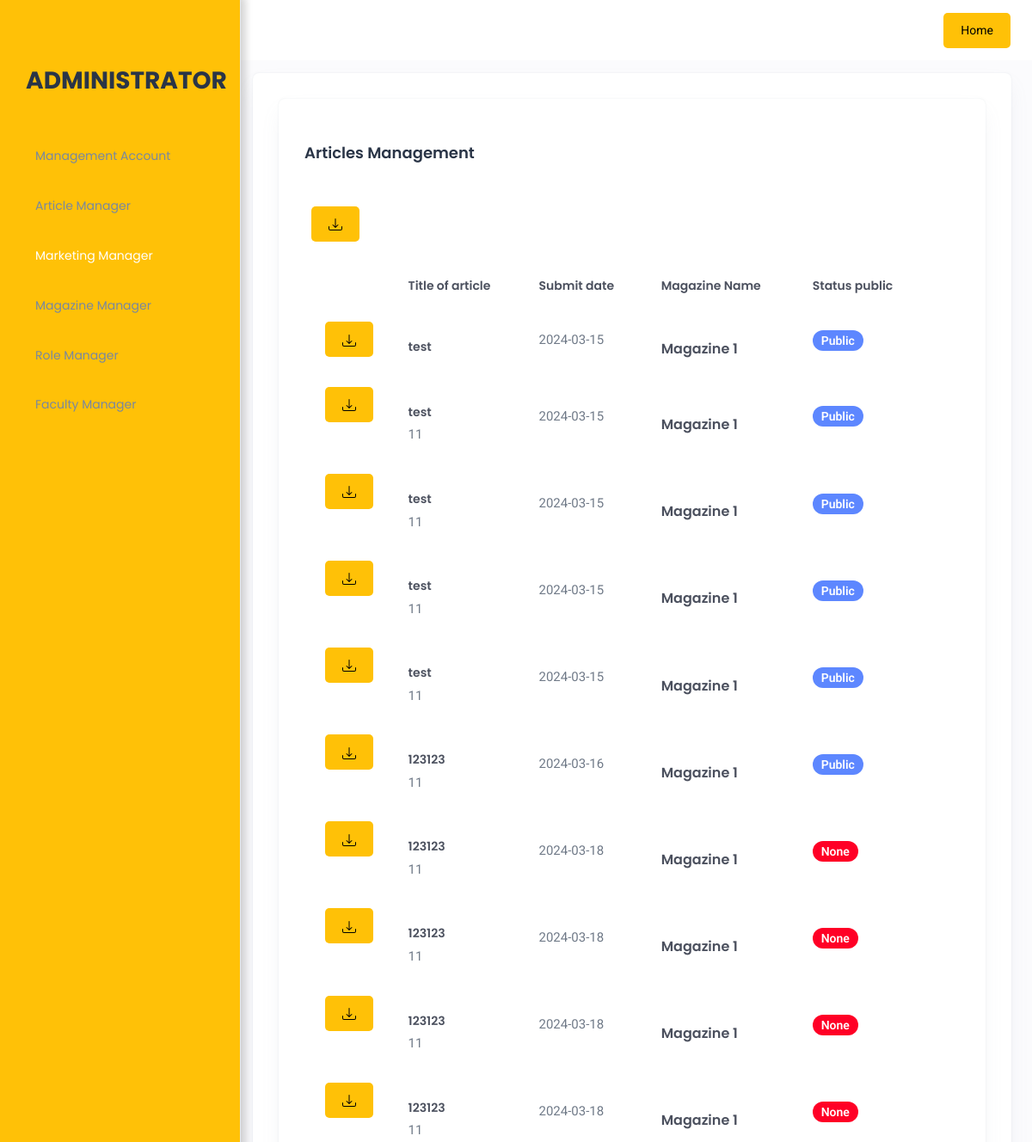
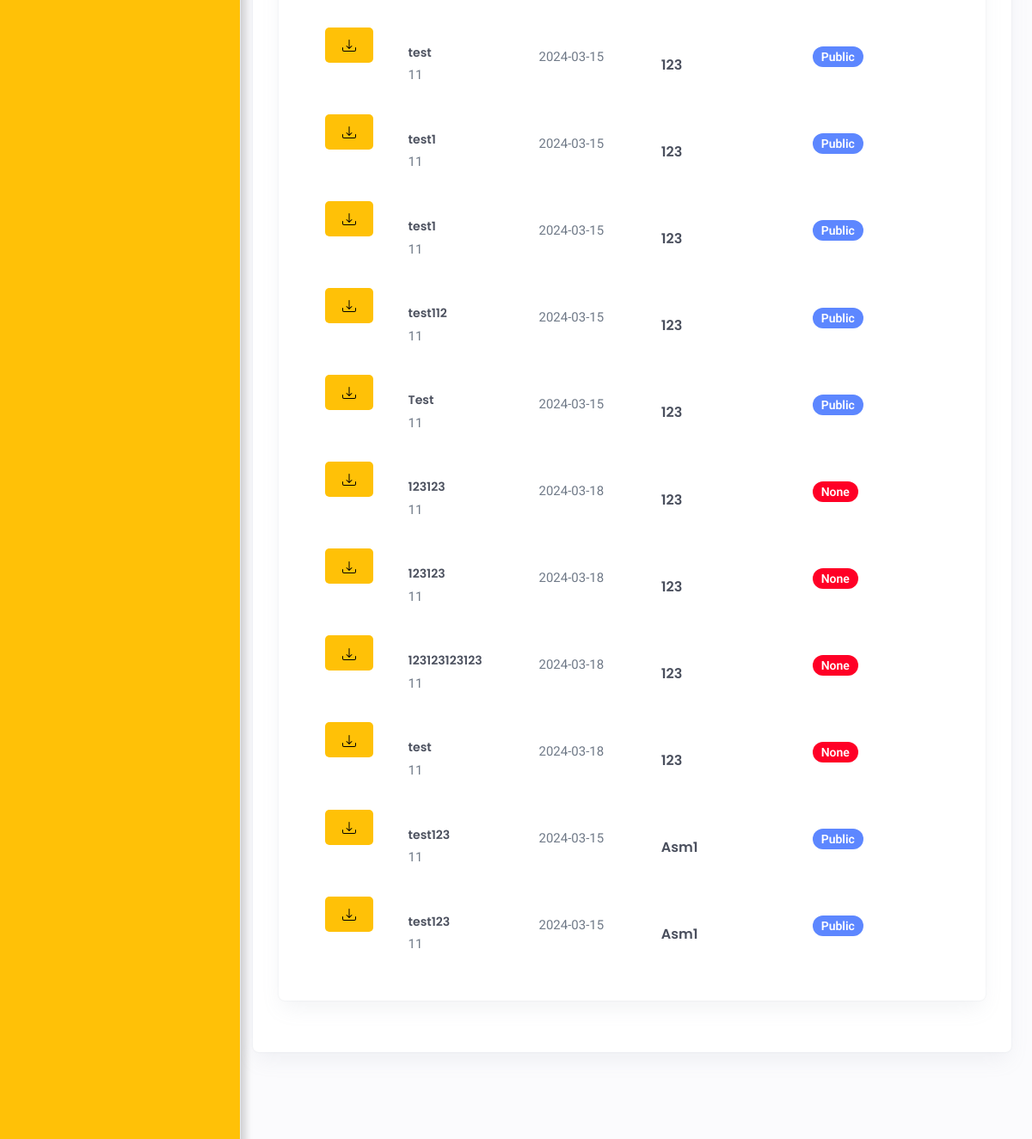
The page /Adminitrator/UI/html/marketingManager.php (signed in, upper part) on the database as committed earlier (2 pictures, top to bottom).
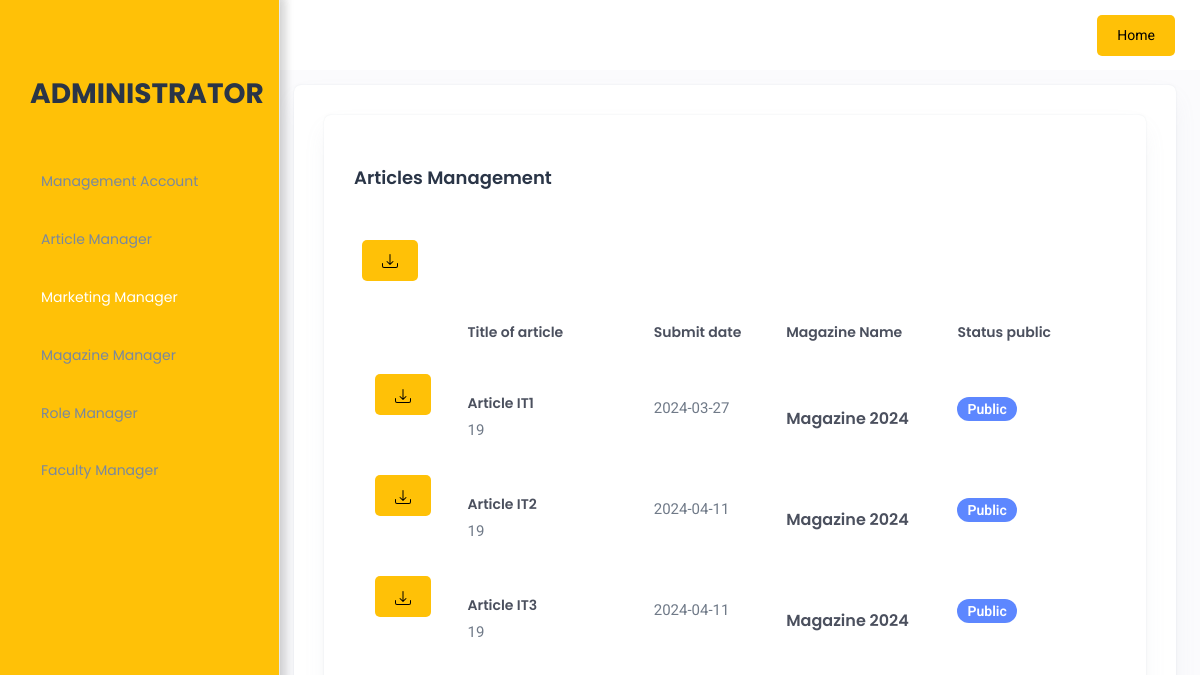
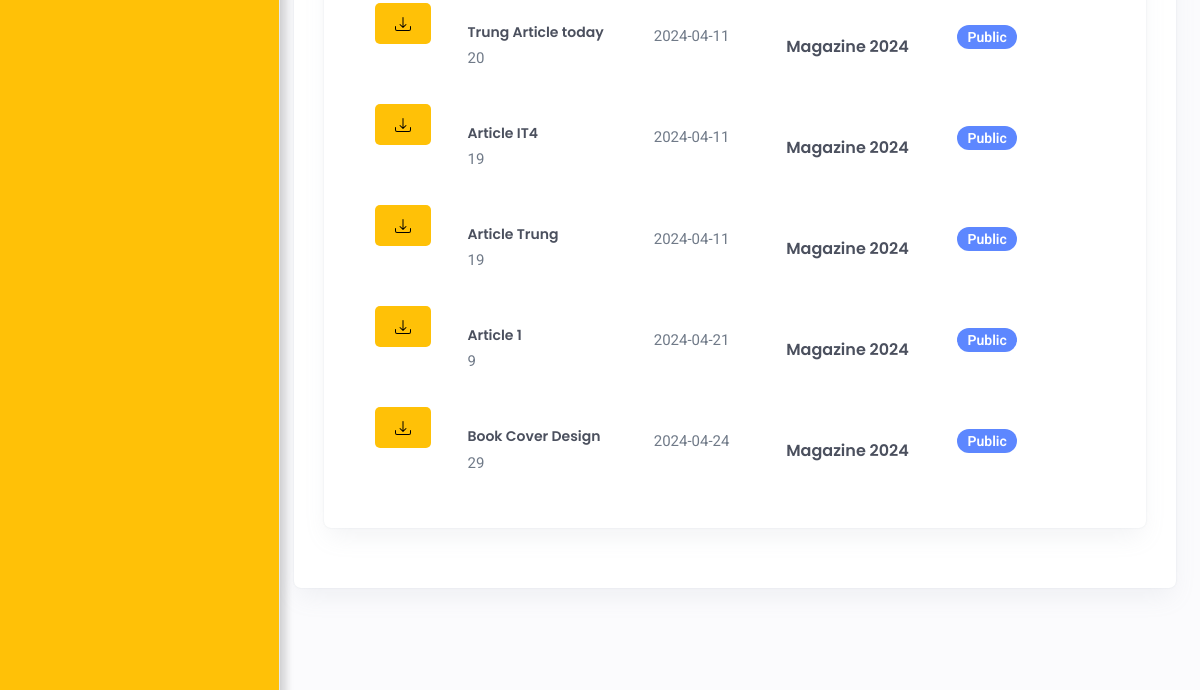
The same page on the database as committed later (2 pictures, top to bottom).
### tables this page shows
CREATE TABLE `articles` (
  `articleId` int(11) NOT NULL,
  `title` varchar(255) DEFAULT NULL,
  `content` text DEFAULT NULL,
  `submitDate` date DEFAULT current_timestamp(),
  `status` int(11) DEFAULT 0,
  `authorId` int(11) DEFAULT NULL,
  `magazineId` int(11) DEFAULT NULL,
  `image` varchar(255) DEFAULT NULL,
  `showStatus` int(11) DEFAULT 0,
  `publicDate` date DEFAULT NULL
);

CREATE TABLE `magazine` (
  `magazineId` int(11) NOT NULL,
  `magazineName` varchar(255) DEFAULT NULL,
  `magazineDescription` text DEFAULT NULL,
  `closureDate` date DEFAULT NULL,
  `magazineYear` year(4) DEFAULT NULL,
  `finalClosureDate` date DEFAULT NULL
);

### permissions.php (called while the page is built, shortened)
<?php
function getUserRole($conn)
{
    include_once ("connect.php");
    if (isset ($_SESSION['userid'])) {
        $userId = $_SESSION['userid'];
        $sql = "SELECT roleId FROM users WHERE userId = $userId";
        $result = $conn->query($sql);
        if ($result->num_rows > 0) {
            $row = $result->fetch_assoc();
            $roleId = $row['roleId'];
            $sql = "SELECT roleName FROM roles WHERE roleId = $roleId";
            $result = $conn->query($sql);
            if ($result->num_rows > 0) {
                $row = $result->fetch_assoc();
                return $row['roleName'];
            } else {
                return "Guest";
            }
        } else {
            return "Guest";
        }
    } else {
        return "Guest";
    }
}
?>

### Adminitrator/UI/html/marketingManager.php (the view, shortened to what the changed rows need)
<?php
include_once("../../../connect.php");
require '../../../permissions.php';
require '../../../download.php';
?>
<!doctype html>
<html lang="en">
<head>
    <link rel="stylesheet" href="../assets/css/styles.min.css" />
    <link rel="stylesheet" href="../assets/assets_table/vendors/datatables.net-bs5/dataTables.bootstrap4.css">
    <link rel="stylesheet" href="../assets/assets_table/fonts/feather-font/css/iconfont.css">
    <link rel="stylesheet" href="../assets/assets_table/vendors/flag-icon-css/css/flag-icon.min.css">
</head>
<body>
    <div class="page-wrapper" id="main-wrapper" data-layout="vertical" data-navbarbg="skin6" data-sidebartype="full" data-sidebar-position="fixed" data-header-position="fixed">
        <aside class="left-sidebar">
            <div>
                <?php
                include_once("sidebar.php");
                ?>
            </div>
        </aside>
        <div class="body-wrapper">
            <?php
            include_once("header.php");
            ?>
            <div class="container-fluid">
                <div class="card">
                    <div class="card-body">
                        <div class="row">
                            <div class="col-lg-12 d-flex align-items-stretch">
                                <div class="card w-100">
                                    <div class="card-body p-10">
                                        <div class="table-responsive">
                                            <table id="dataTableExample" class="table text-nowrap mb-0 align-middle">
                                                <thead class="text-dark fs-4">
                                                    <tr>
                                                        <div class="d-flex align-items-center gap-2">
                                                            <form action="../../../download.php" method="post" enctype="multipart/form-data">
                                                            </form>
                                                        </div>
                                                        <th class="border-bottom-0 d-flex justify-content-center align-items-center">
                                                        </th>
                                                        <th class="border-bottom-0">
                                                            <h6 class="fw-semibold mb-0">Title of article</h6>
                                                        </th>
                                                        <th class="border-bottom-0">
                                                            <h6 class="fw-semibold mb-0">Submit date</h6>
                                                        </th>
                                                        <th class="border-bottom-0">
                                                            <h6 class="fw-semibold mb-0">Magazine Name</h6>
                                                        </th>
                                                        <th class="border-bottom-0">
                                                            <h6 class="fw-semibold mb-0">Status public</h6>
                                                        </th>
                                                    </tr>
                                                </thead>
                                                <?php
                                                $username = $_SESSION['username'];
                                                $user_query = "SELECT * FROM users WHERE username = '$username'";
                                                $user_result = $conn->query($user_query);
                                                if ($user_result->num_rows > 0) {
                                                    $user_row = $user_result->fetch_assoc();
                                                    $user_id = $user_row['userId'];
                                                    $role_query = "SELECT roleId FROM users WHERE userId = '$user_id'";
                                                    $role_result = $conn->query($role_query);
                                                    if ($role_result->num_rows > 0) {
                                                        $role_row = $role_result->fetch_assoc();
                                                        $user_role = $role_row['roleId'];
                                                        if ($user_role == "1" || $user_role == "4") {
                                                            $sql_articles = "SELECT articles.*, magazine.magazineName
                                                                             FROM articles
                                                                             INNER JOIN magazine ON articles.magazineId = magazine.magazineId";
                                                        }
                                                        $result = $conn->query($sql_articles);
                                                    }
                                                    if ($result->num_rows > 0) {
                                                        while ($row = $result->fetch_assoc()) {
                                                ?>
                                                            <tr>
                                                                <td class="border-bottom-0 d-flex justify-content-center align-items-center">
                                                                    <div class="d-flex align-items-center gap-2">
                                                                        <form action="../../../download.php" method="post" enctype="multipart/form-data">
                                                                            <button type="submit" class="btn btn-primary btn-floating">
                                                                            </button>
                                                                        </form>
                                                                    </div>
                                                                </td>
                                                                <td class="border-bottom-0">
                                                                    <h6 class="fw-semibold mb-1">
                                                                        <?= $row['title'] ?>
                                                                    </h6>
                                                                    <span class="fw-normal">
                                                                        <?= $row['authorId'] ?>
                                                                    </span>
                                                                </td>
                                                                <td class="border-bottom-0">
                                                                    <p class="mb-0 fw-normal">
                                                                        <?= $row['submitDate'] ?>
                                                                    </p>
                                                                </td>
                                                                <td class="border-bottom-0">
                                                                    <h6 class="fw-semibold mb-0 fs-4">
                                                                        <?= $row['magazineName'] ?>
                                                                    </h6>
                                                                </td>
                                                                <td class="border-bottom-0">
                                                                    <div class="d-flex align-items-center gap-2">
                                                                        <span class="badge <?= $row['showStatus'] == 0 ? 'bg-danger' : 'bg-primary' ?> rounded-3 fw-semibold">
                                                                            <?= $row['showStatus'] == 0 ? 'None' : 'Public' ?>
                                                                        </span>
                                                                    </div>
                                                                </td>
                                                                <td class="border-bottom-0">
                                                                </td>
                                                            </tr>
                                                <?php
                                                        }
                                                    } else {
                                                        echo "No data found!";
                                                    }
                                                } else {
                                                    echo "No data User.";
                                                }
                                                ?>
                                            </table>
                                        </div>
                                    </div>
                                </div>
                            </div>
                        </div>
                    </div>
                </div>
            </div>
        </div>
    </div>
</body>
</html>

### Adminitrator/UI/html/sidebar.php (shortened to what the changed rows need)
<head>
  <link rel="stylesheet" href="https://pro.fontawesome.com/releases/v5.10.0/css/all.css" />
  <link rel="stylesheet" href="style.css">
</head>
<?php
include_once("../../../connect.php");
include_once("../../../permissions.php");
$userRole = getUserRole($conn);
function checkUserRole($role, $allowedRoles)
{
  return in_array($role, $allowedRoles);
}
$menuItems = array(
  array("name" => "Dashboard", "link" => "index.php", "allowedRoles" => ["Marketing Coordinator", "Marketing Manager", "Administrator,","Guest"]),
  array("name" => "Management Account", "link" => "approveAccount.php", "allowedRoles" => ["Administrator"]),
  array("name" => "Article Manager", "link" => "articles.php", "allowedRoles" => ["Marketing Coordinator", "Administrator"]),
  array("name" => "Marketing Manager", "link" => "marketingManager.php", "allowedRoles" => ["Marketing Coordinator", "Marketing Manager", "Administrator"]),
  array("name" => "Magazine Manager", "link" => "magazine.php", "allowedRoles" => ["Administrator"]),
  array("name" => "Role Manager", "link" => "rolemanager.php", "allowedRoles" => ["Administrator"]),
  array("name" => "Faculty Manager", "link" => "faculty.php", "allowedRoles" => ["Administrator"])
);
?>
<aside class="left-sidebar">
  <div class="sidebar-scroll">
    <nav class="sidebar-nav">
      <ul id="sidebarnav" class="navbar-nav">
        <li class="nav-item nav-small-cap">
          <h2 class="text-dark"><?= $userRole ?></h2>
        </li>
        <?php foreach ($menuItems as $menuItem) : ?>
          <?php if (checkUserRole($userRole, $menuItem["allowedRoles"])) : ?>
            <li class="nav-item">
              <a class="nav-link" href="<?= $menuItem["link"]; ?>" aria-expanded="false">
                <span class="hide-menu"><?= $menuItem["name"]; ?></span>
              </a>
            </li>
          <?php endif; ?>
        <?php endforeach; ?>
      </ul>
    </nav>
  </div>
</aside>

Rows that differ between the two databases and show on the page:
removed articles: title "test", submitDate "2024-03-15", magazineId.magazineName "Magazine 1", showStatus "Public"
removed articles: title "test", authorId "11", submitDate "2024-03-15", magazineId.magazineName "Magazine 1", showStatus "Public"
removed articles: title "test", authorId "11", submitDate "2024-03-15", magazineId.magazineName "Magazine 1", showStatus "Public"
removed articles: title "test", authorId "11", submitDate "2024-03-15", magazineId.magazineName "Magazine 1", showStatus "Public"
removed articles: title "test", authorId "11", submitDate "2024-03-15", magazineId.magazineName "Magazine 1", showStatus "Public"
removed articles: title "123123", authorId "11", submitDate "2024-03-16", magazineId.magazineName "Magazine 1", showStatus "Public"
removed articles: title "123123", authorId "11", submitDate "2024-03-18", magazineId.magazineName "Magazine 1", showStatus "None"
removed articles: title "123123", authorId "11", submitDate "2024-03-18", magazineId.magazineName "Magazine 1", showStatus "None"
removed articles: title "123123", authorId "11", submitDate "2024-03-18", magazineId.magazineName "Magazine 1", showStatus "None"
removed articles: title "123123", authorId "11", submitDate "2024-03-18", magazineId.magazineName "Magazine 1", showStatus "None"
removed articles: title "test", authorId "11", submitDate "2024-03-15", magazineId.magazineName "123", showStatus "Public"
removed articles: title "test1", authorId "11", submitDate "2024-03-15", magazineId.magazineName "123", showStatus "Public"
removed articles: title "test1", authorId "11", submitDate "2024-03-15", magazineId.magazineName "123", showStatus "Public"
removed articles: title "test112", authorId "11", submitDate "2024-03-15", magazineId.magazineName "123", showStatus "Public"
removed articles: title "Test", authorId "11", submitDate "2024-03-15", magazineId.magazineName "123", showStatus "Public"
removed articles: title "123123", authorId "11", submitDate "2024-03-18", magazineId.magazineName "123", showStatus "None"
removed articles: title "123123", authorId "11", submitDate "2024-03-18", magazineId.magazineName "123", showStatus "None"
removed articles: title "123123123123", authorId "11", submitDate "2024-03-18", magazineId.magazineName "123", showStatus "None"
removed articles: title "test", authorId "11", submitDate "2024-03-18", magazineId.magazineName "123", showStatus "None"
removed articles: title "test123", authorId "11", submitDate "2024-03-15", magazineId.magazineName "Asm1", showStatus "Public"
removed articles: title "test123", authorId "11", submitDate "2024-03-15", magazineId.magazineName "Asm1", showStatus "Public"
added articles: title "Article IT1", authorId "19", submitDate "2024-03-27", magazineId.magazineName "Magazine 2024", showStatus "Public"
added articles: title "Article IT2", authorId "19", submitDate "2024-04-11", magazineId.magazineName "Magazine 2024", showStatus "Public"
added articles: title "Article IT3", authorId "19", submitDate "2024-04-11", magazineId.magazineName "Magazine 2024", showStatus "Public"
added articles: title "Trung Article today", authorId "20", submitDate "2024-04-11", magazineId.magazineName "Magazine 2024", showStatus "Public"
added articles: title "Article IT4", authorId "19", submitDate "2024-04-11", magazineId.magazineName "Magazine 2024", showStatus "Public"
added articles: title "Article Trung", authorId "19", submitDate "2024-04-11", magazineId.magazineName "Magazine 2024", showStatus "Public"
added articles: title "Article 1", authorId "9", submitDate "2024-04-21", magazineId.magazineName "Magazine 2024", showStatus "Public"
added articles: title "Book Cover Design", authorId "29", submitDate "2024-04-24", magazineId.magazineName "Magazine 2024", showStatus "Public"
